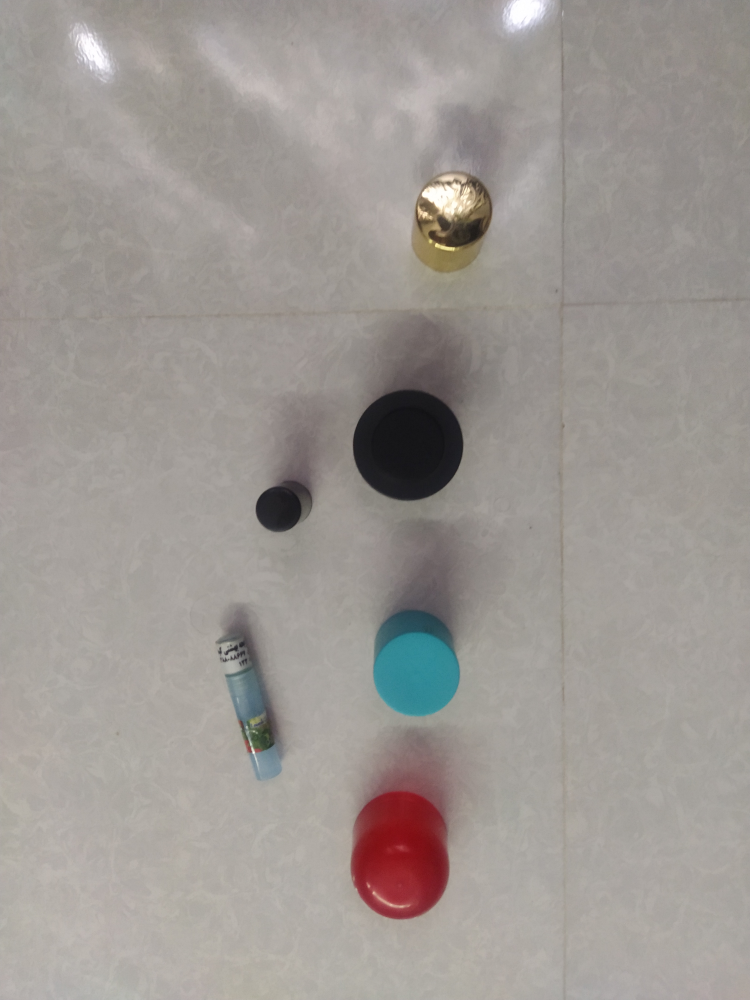
#> input picture Internship Tasks/Object Placement/ObjectDetection/img samples/03.jpg, 3000 x 4000 px (shown at 1/4 size)
$ python single_frame_process.py
#> lines starting #> are read from the running program, lines starting #| are printed output that depends on the picture; after the words box and inside, x2 and y2 are one past the last pixel; in counts of white or black regions, pixels touching at a corner belong together
from matplotlib import pyplot as plt
import time
import cv2
import numpy as np


# preprocess_frame:
#   TAKES [frame],
#   DOES [flip and grayscale],
#   RETURN [frame]
def preprocess_frame(frame):
    frame = cv2.flip(frame, 1)
    frame = cv2.cvtColor(frame, cv2.COLOR_BGR2GRAY)

    return frame


# median_adaptive_th:
#   TAKES [frame],
#   DOES [1-l2)median blur. 2-l4)adaptive gaussian threshold on median blured frame.],
#   RETURN [frame: median_adaptive_th]
# [8 lines left out: function median_adaptive_th, not called in this run]


# median_th:
#   TAKES [frame],
#   DOES [  1-l1)median blur.
#           2-l2)thresholds blured frame with BINARY_INV, OTSU methods],
#   RETURN [frame: median_th]
def median_th(frame):
    blur = cv2.medianBlur(frame, 11)
    median_th = cv2.threshold(
        blur,
        100,
        255,
        cv2.THRESH_BINARY_INV + cv2.THRESH_OTSU,
    )[1]
    return median_th


# get_contours:
#   TAKES [frame],
#   DOES [  1-l1)get the contours founded in the frame],
#   RETURN [frame]
def get_contours(frame):
    contours, _ = cv2.findContours(frame, cv2.RETR_EXTERNAL, cv2.CHAIN_APPROX_NONE)
    return contours


# draw_rectangle:
#   TAKES [frame, contours],
#   DOES [  1-l1_l8) set first contour in the set as initial value for minimum contour.
#           2-l9_l16) go through a for loop and check if there was any smaller contour,
#                     replace it as minimum and save it's dimentions as x, y, w, h.
#           3-l18) it draws all contours, but the minimum contour has bolder margin.]
#   RETURN [frame]
def draw_rectangle(frame, contours):
    error_persent = 1.30
    (xm, ym, wm, hm) = cv2.boundingRect(contours[0])
    wm = int(wm * error_persent)
    hm = int(hm * error_persent)
    # print(f"area:{cv2.contourArea(contours[0])}, x:{x} y:{y}, h:{h} w:{w}")
    # cv2.rectangle(frame, (x, y), (x+w, y+h), (0,100,100), 2)

    min_contour_area = cv2.contourArea(contours[0])
    for cont in contours:
        contour_area = cv2.contourArea(cont)
        (x, y, w, h) = cv2.boundingRect(cont)
        w = int(w * error_persent)
        h = int(h * error_persent)
        cv2.rectangle(frame, (x, y), (x + w, y + h), (0, 0, 0), 2)
        if contour_area < min_contour_area:
            (xm, ym, wm, hm) = (x, y, w, h)

    cv2.rectangle(frame, (xm, ym), (xm + wm, ym + hm), (0, 0, 0), 5)
    return frame


# create_mask:
#   TAKES [mask, contour]
#   DOES [  1-l1_l7) set first contour in the set as initial value for minimum contour.
#           2-l9_l29) go through a for loop and check if there was any smaller contour,
#                     replace it as minimum and save it's dimentions as w, h.]
#   RETURNS [mask (which has drawn contours on it), min_contour: [h:int, w:int]]
def create_mask(mask, contours):
    error_persent = 1.30
    (x, y, w, h) = cv2.boundingRect(contours[0])
    w = int(w * error_persent)
    h = int(h * error_persent)
    min_contour = [h, w]
    min_contour_area = cv2.contourArea(contours[0])
    # Set a +1.3 coefficient as predicted error

    for cont in contours:
        contour_area = cv2.contourArea(cont)
        # [10 lines of commented-out code are left out]

        (x, y, w, h) = cv2.boundingRect(cont)
        w = int(w * error_persent)
        h = int(h * error_persent)
        cv2.rectangle(mask, (x, y), (x + w, y + h), 0, -1)
        if contour_area < min_contour_area:
            min_contour = [h, w]
            # TESTING PORPUSES
            # minCont = cont
    # TESTING PORPUSES
    # (x,y,w,h) = cv2.boundingRect(minCont)
    # w = int(w * error_persent)
    # h = int(h * error_persent)
    # cv2.rectangle(mask, (x, y), (x+w, y+h), 0, -1)

    return [mask, min_contour]


# convert_cm2pixle:
#   TAKES [ dimention(dimention of object in cm:[width, height]) ],
#           lens( camera lens specifications:[focal_length, pixel_pitch, lens_distance])]
#   DOES [  1-l1_l2) read dimention values from dimention variable to seperate variables
#           2-l3_l8) calculate width and height in pixels from this formula:
#                       pixels = real_distance * lens['focal_length'] / (lens['pixel_pitch'] * lens['lens_distance']) ]
#   RETURNS [   dict:[width: width on pixels, height: height in pixels]   ]
# [11 lines left out: function convert_cm2pixle, not called in this run]


# create_template:
#   TAKES [ dict: dimention[height, width]]
#   DOES [  1-l1) create numpy array with the given dimention ]
#   RETURNS [ created numpy array ]
def create_template(dimention):
    return np.ones((dimention["height"], dimention["width"]), dtype="uint8") * 255


# grid:
#   TAKES [ frame: frame
#           list: grid_cell[height, width]( this is the measure, that's been extracted from the smallest obstacle contour, founded in POV frame
#                                           and is used here as step value for our 'for' loop to create grid by this size on the main frame)
#           list: object[height, width]( this is the object which we are trying to choose a location for.) ]
#   DOES [ 1-l1_l6) read all dimention and values from given lists and frame to seperate varialbes.
#          2-l20-l32) loop through pixles of the frame by the step size of cell dimentions and check all pixels of that particular area,
#                   by slicing the frame with [loop itteration value (h and w) + object dimentions (object_height and object_width)] and call (all()) method.
#                     * step through each column of a row, then step row by row
#                     ** those commented lines were used to create a miniature grid frame by considering divide and conquer concepts
#                        but it wasn't necessary    ]
#   RETURNS [   a list of available grid cells by having their (w, h, w+object_width, h+object_height) in two sets of tuples]
#
def grid(frame, grid_cell, object):
    available = []
    frame_h, frame_w = frame.shape[:2]
    cell_height = grid_cell[0]
    cell_width = grid_cell[1]
    object_height = object[0]
    object_width = object[1]
    print(
        f"f_h:{frame_h} -- f_w:{frame_w} -- c_h:{cell_height} -- c_w:{cell_width} -- o_h:{object_height} -- o_w:{object_width}"
    )

    # [8 lines of commented-out code are left out]

    for h in range(0, frame_h, cell_height):
        for w in range(0, frame_w, cell_width):
            # print(f"frame[{h}:{h+cell_height}, {w}:{w+cell_width}]")
            if frame[h : h + object_height, w : w + object_width].all():
                # grid[int(((h+cell_height)/cell_height)-2), int(((w+cell_width)/cell_width)-2)] = 0
                # grid[int(((h)/cell_height)-1), int(((w)/cell_width)-1)] = 0
                # print(f"h:{h},w:{w},h+o_h:{h+object_height},w+o_w:{w+object_width}")
                available.append([(w, h), (w + object_width, h + object_height)])
                # print(f"----{int((h/cell_height)-1), int((w/cell_width)-1)}")
            # else:
            #    #grid[int(((h+cell_height)/cell_height)-2), int(((w+cell_width)/cell_width)-2)] = 255
            #    #grid[int(((h)/cell_height)-1), int(((w)/cell_width)-1)] = 255
            #    #print(f"----{int((h/cell_height)-1), int((w/cell_width)-1)}")
    return available


# star_map:
# DOES [ draw a map of available pixels by showing them with stars. ]
# just for illustration purposes
# [9 lines left out: function star_map, not called in this run]


# draw_available_grids:
#   TAKES [ frame, list: available_grids[ tuple: tuple0, tuple: tuple1]]
#   DOES [  draw all availabe grids on the give frame.  ]
#   RETURNS [ nothing. ]
def draw_available_grids(frame, available_grids):
    # print(available_grids)
    for grid in available_grids:
        # cv2.rectangle(frame, (w, h), (w+object_width, h+object_height), (255,0,255), 1)
        cv2.rectangle(frame, grid[0], grid[1], (255, 255, 0), 1)


# Implementation with example frames -----------------------------------------
address_list = [
    "./img samples/01.jpg",
    "./img samples/02.jpg",
    "./img samples/03.jpg",
    "./img samples/04.jpg",
    "./img samples/05.jpg",
]
# lens = {
#    'focal_length'  : 4.7 mili,
#    'pixel_pitch'   : 2.2 micro,
#    'lens_distance' : 0,
# }

obj_dim = [(80, 150), (10, 5), (8, 8)]
# temporary set pixle dimentions as static
p_dim = {"width": 80, "height": 400}

while True:
    # ---------- BEGINING TO READ
    frame = cv2.imread(address_list[2])
#> frame is the input picture: shape (4000, 3000, 3); mean B, G, R 147.2, 151.7, 157.3
    frame = cv2.resize(frame, (1280, 720), interpolation=cv2.INTER_AREA)
#> frame: shape (720, 1280, 3)
    # frame = cv2.resize(frame, (1280, 720))
    # -- -- -- BEGINING TO DO COMPUTING ON FRAMES
    # -- -- -- create a copy from original frame  for illustration purposes
    original_frame = cv2.flip(frame.copy(), 1)

    # -- -- -- preprocess frames (fliping, bgr2gray, resize)
    frame = preprocess_frame(frame)

    # -- -- -- blur the frame and get a threshold
    threshold = median_th(frame)
#> in median_th, `median_th = cv2.threshold( blur, 100, 255, cv2.THRESH_BINARY_INV + cv2..`:
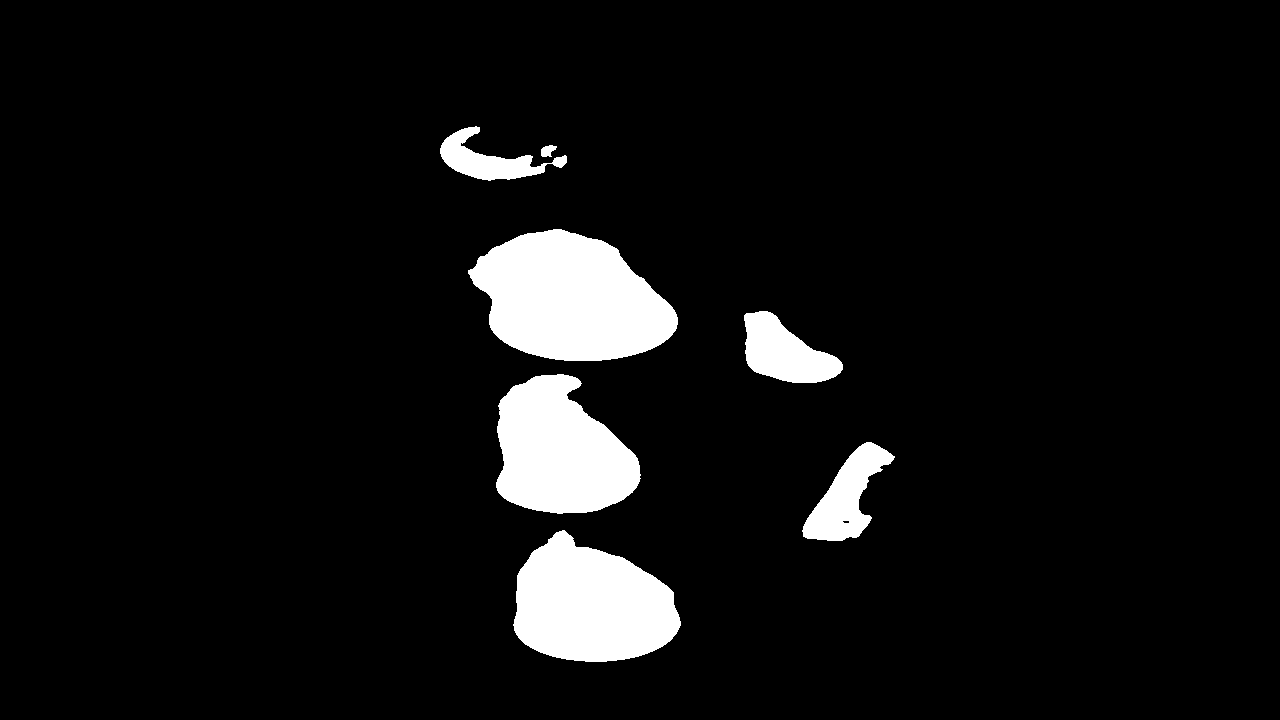
#> median_th: shape (720, 1280); 6.6% white; 7 white regions
    # threshold = median_adaptive_th(frame)

    # -- -- -- extract contours from the thresholded frame
    cntrs = get_contours(threshold)
#> in get_contours, `contours, _ = cv2.findContours(frame, cv2.RETR_EXTERNAL, cv2.CHAIN_APP..`: contours = 7 contours; box (x1, y1, x2, y2) and area: (468, 229, 678, 361) 19246, (513, 530, 681, 662) 15482, (496, 374, 641, 514) 14272, (744, 311, 843, 383) 4197, (802, 442, 895, 541) 4095, (440, 126, 567, 181) 2549, (541, 145, 557, 157) 108
#> cntrs has the same summary as contours in get_contours

    # -- -- -- draw contours on the original frame
    original_frame = draw_rectangle(original_frame, cntrs)
#> in draw_rectangle, `(xm, ym, wm, hm) = cv2.boundingRect(contours[0])`: xm = 513; ym = 530; wm = 168; hm = 132
#> in draw_rectangle, `wm = int(wm * error_persent)`: wm = 218
#> in draw_rectangle, `hm = int(hm * error_persent)`: hm = 171
#> in draw_rectangle, `min_contour_area = cv2.contourArea(contours[0])`: min_contour_area = 15482
#> the loop in draw_rectangle, `for cont in contours:` made 7 passes
#> (contour_area, x, y, w, h, xm, ym, wm) on passes 2, 3, 4, 6, 7: (4095, 802, 442, 120, 128, 802, 442, 120), (14271.5, 496, 374, 188, 182, 496, 374, 188), (4197, 744, 311, 128, 93, 744, 311, 128), (108.5, 541, 145, 20, 15, 541, 145, 20), (2549, 440, 126, 165, 71, 440, 126, 165)
#> (contour_area, x, y, w, h) on passes 1, 5: (15482, 513, 530, 218, 171), (19245.5, 468, 229, 273, 171)
#> in draw_rectangle, `cv2.rectangle(frame, (xm, ym), (xm + wm, ym + hm), (0, 0, 0), 5)`:
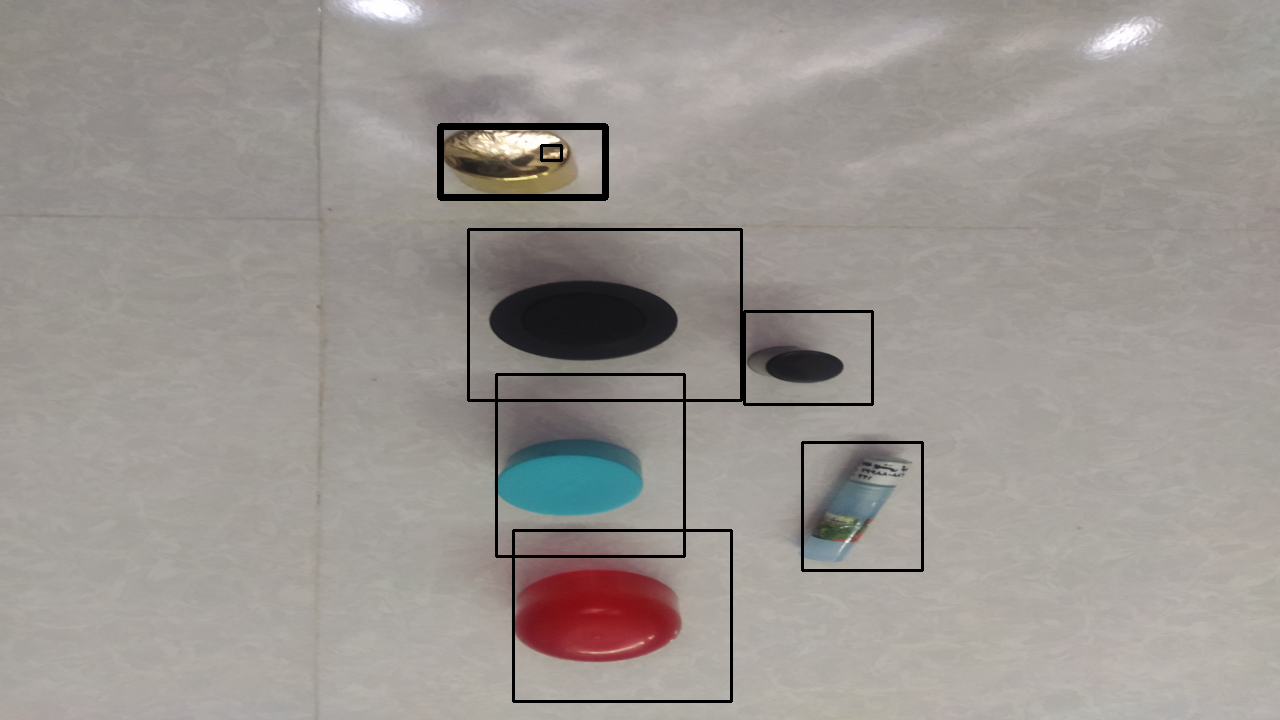
#> frame: shape (720, 1280, 3); mean B, G, R 145.2, 149.5, 155

    # -- -- -- loop through contours and create a mask of True(s) and Flase(s)
    # print(frame.shape[:2])
    mask = np.ones(frame.shape[:2], dtype="uint8") * 255

    # -- -- -- draw contours on 'mask' and save the smallest obstacle dimention as 'grid_cell'
    mask, grid_cell = create_mask(mask, cntrs)
#> in create_mask, `(x, y, w, h) = cv2.boundingRect(contours[0])`: x = 513; y = 530; w = 168; h = 132
#> in create_mask, `w = int(w * error_persent)`: w = 218
#> in create_mask, `h = int(h * error_persent)`: h = 171
#> in create_mask, `min_contour = [h, w]`: min_contour = [171, 218]
#> in create_mask, `min_contour_area = cv2.contourArea(contours[0])`: min_contour_area = 15482
#> the loop in create_mask, `for cont in contours:` made 7 passes
#> (contour_area, x, y, w, h, min_contour) on passes 2, 3, 4, 6, 7: (4095, 802, 442, 120, 128, [128, 120]), (14271.5, 496, 374, 188, 182, [182, 188]), (4197, 744, 311, 128, 93, [93, 128]), (108.5, 541, 145, 20, 15, [15, 20]), (2549, 440, 126, 165, 71, [71, 165])
#> after the loop in create_mask, `for cont in contours:`:
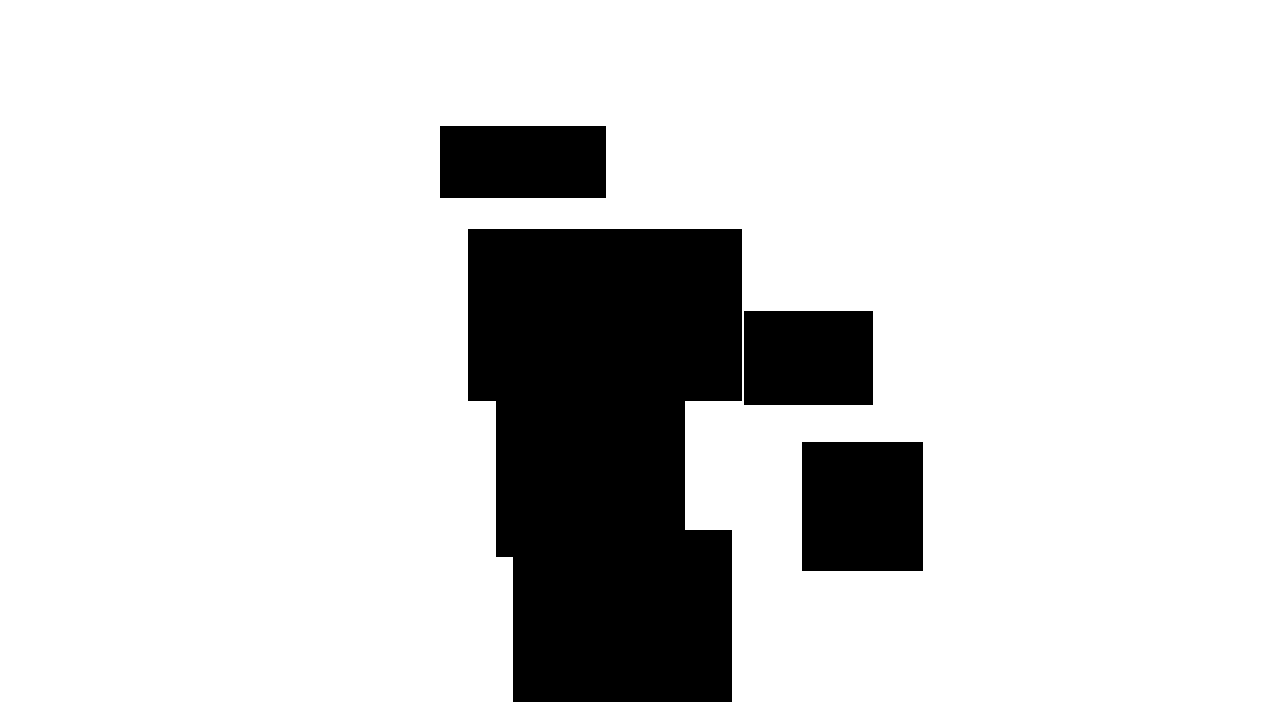
#> mask: shape (720, 1280); 83.8% white; 4 black regions, box (x1, y1, x2, y2) and area: (468, 229, 742, 702) 109636, (802, 442, 923, 571) 15609, (744, 311, 873, 405) 12126, (440, 126, 606, 198) 11952
#> grid_cell = [71, 165]
    # grid_cell_w = min_contour[0]
    # grid_cell_h = min_contour[1]
    # print(f"grid_cell_w:{grid_cell_w} grid_cell_h:{grid_cell_h}")
    masked_frame = cv2.bitwise_and(frame, frame, mask=mask)
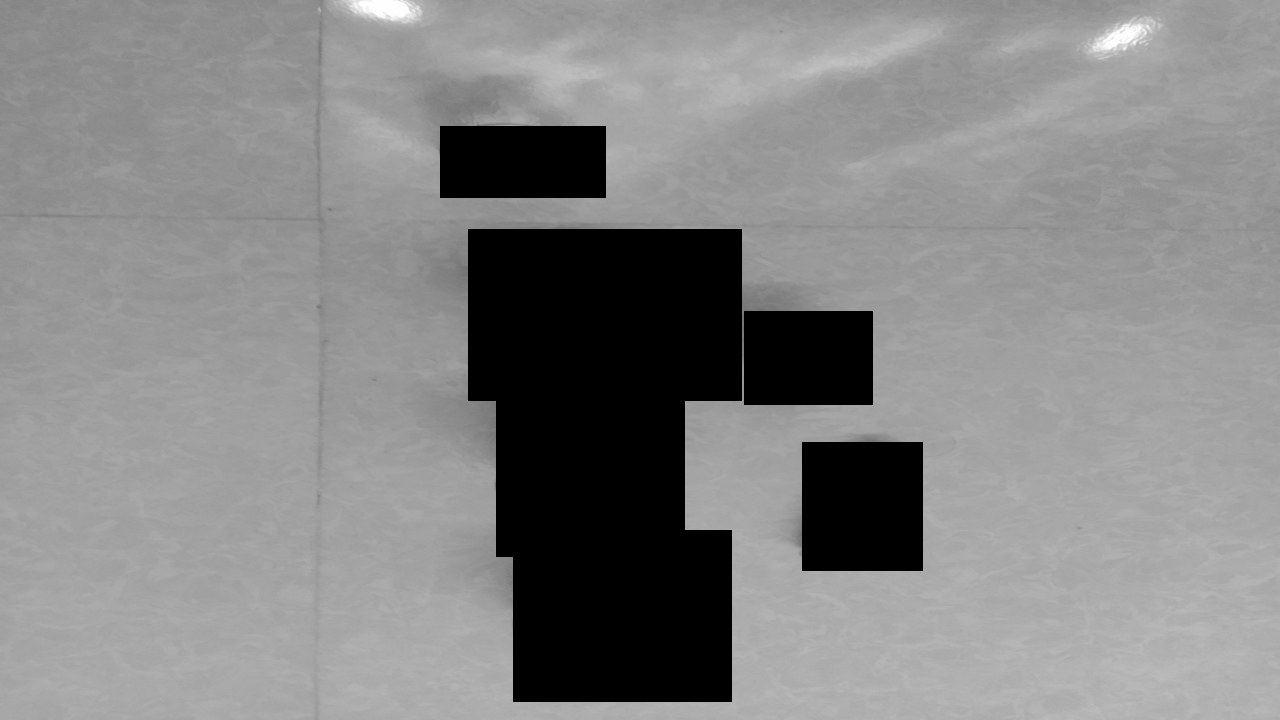
#> masked_frame: shape (720, 1280); min 0, max 255, mean 133.2

    # -- -- -- convert given size in cm to pixles
    # p_dim = convert_cm2pixle(obj_dim[0], lens)
    # draw_rectangle(original_frame, [p_dim])

    # -- -- -- get a list of availabe grid cells on the given frame(mask in this example)
    available_grids = grid(mask, grid_cell, obj_dim[0])
#> in grid, `cell_height = grid_cell[0]`: cell_height = 71
#> in grid, `cell_width = grid_cell[1]`: cell_width = 165
#| f_h:720 -- f_w:1280 -- c_h:71 -- c_w:165 -- o_h:80 -- o_w:150
#> available_grids = 62 items

    # -- -- -- CHECK [grid_frame] GRID BY GRID FOR A PLACE WITH DIMENTION OF OBJECT THAT'S BEEN CHOOSED TO PLACE.
    # -- -- -- ATTENTION: THIS TASK IS DONE IN PREVIOUS PART BY {grid} FUNCTION.
    # available_grids = star_map(grid_frame)
    # print(f"available grid:{available_grids}")
    # original_frame = draw_rectangle(original_frame, cntrs)
    # cv2.rectangle(grid_frame, available_grids[0], available_grids[1], (0,0,255), -1)

    # -- -- -- DRAW AVAILABLE GRIDS ON ORIGINAL FRAME ALONG THE MASKED AREA AND...
    draw_available_grids(masked_frame, available_grids)
#> the loop in draw_available_grids, `for grid in available_grids:` made 62 passes
#> grid on passes 1 to 12: [(0, 0), (150, 80)], [(165, 0), (315, 80)], [(330, 0), (480, 80)], [(495, 0), (645, 80)], [(660, 0), (810, 80)], [(825, 0), (975, 80)], [(990, 0), (1140, 80)], [(1155, 0), (1305, 80)], [(0, 71), (150, 151)], [(165, 71), (315, 151)], [(660, 71), (810, 151)], [(825, 71), (975, 151)]
#> after the loop in draw_available_grids, `for grid in available_grids:`:
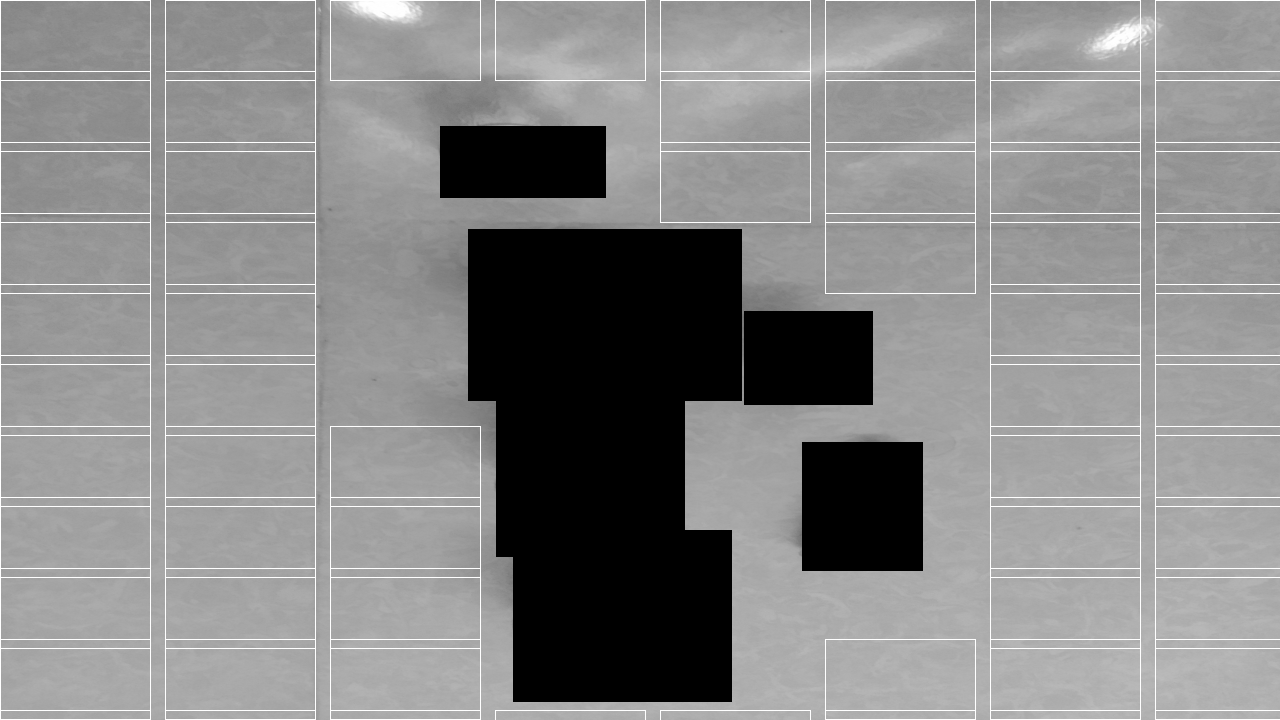
#> frame: shape (720, 1280); min 0, max 255, mean 135.7

    # [6 lines of commented-out code are left out]
    cv2.imshow("masked_frame", masked_frame)

    if cv2.waitKey(0) & 0xFF == ord("q"):
#> (key q is pressed here)
        break
